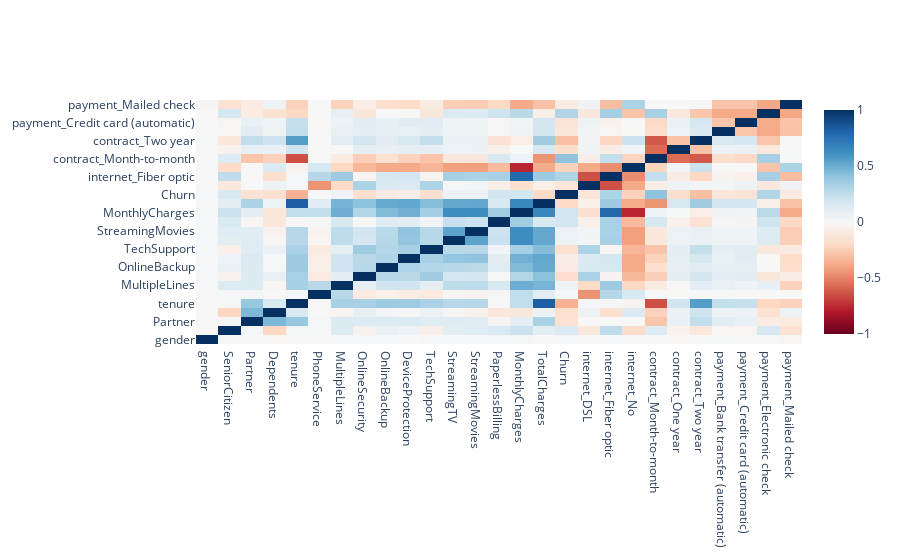

Here is the notebook cell this chart was saved with:
### Code cell
#Create correlation matrix
import plotly.io as pio
import plotly.express as px
import plotly.graph_objects as go

corrMatrix = dfNums.corr()

traceCorr = go.Heatmap(
    z=corrMatrix.values,
    x=corrMatrix.index.values,
    y=corrMatrix.columns.values,
    colorscale='RdBu',
    zmax=1,
    zmin=-1
)
figCorr = go.Figure()
figCorr.add_trace(traceCorr)
figCorr.layout.height = 1000
figCorr.show()

### Figure 1 — Plotly figure (JSON) as saved in the notebook; plotly's stock layout.template omitted (floating-point values rounded to 4 significant figures; data arrays with more than 128 entries replaced by an {"elided": "..."} marker saying what was removed)
{"data": [{"colorscale": [[0, "rgb(103,0,31)"], [0.1, "rgb(178,24,43)"], [0.2, "rgb(214,96,77)"], [0.3, "rgb(244,165,130)"], [0.4, "rgb(253,219,199)"], [0.5, "rgb(247,247,247)"], [0.6, "rgb(209,229,240)"], [0.7, "rgb(146,197,222)"], [0.8, "rgb(67,147,195)"], [0.9, "rgb(33,102,172)"], [1, "rgb(5,48,97)"]], "type": "heatmap", "x": ["gender", "SeniorCitizen", "Partner", "Dependents", "tenure", "PhoneService", "MultipleLines", "OnlineSecurity", "OnlineBackup", "DeviceProtection", "TechSupport", "StreamingTV", "StreamingMovies", "PaperlessBilling", "MonthlyCharges", "TotalCharges", "Churn", "internet_DSL", "internet_Fiber optic", "internet_No", "contract_Month-to-month", "contract_One year", "contract_Two year", "payment_Bank transfer (automatic)", "payment_Credit card (automatic)", "payment_Electronic check", "payment_Mailed check"], "y": ["gender", "SeniorCitizen", "Partner", "Dependents", "tenure", "PhoneService", "MultipleLines", "OnlineSecurity", "OnlineBackup", "DeviceProtection", "TechSupport", "StreamingTV", "StreamingMovies", "PaperlessBilling", "MonthlyCharges", "TotalCharges", "Churn", "internet_DSL", "internet_Fiber optic", "internet_No", "contract_Month-to-month", "contract_One year", "contract_Two year", "payment_Bank transfer (automatic)", "payment_Credit card (automatic)", "payment_Electronic check", "payment_Mailed check"], "z": {"elided": "27x27 float values"}, "zmax": 1, "zmin": -1}], "layout": {"autosize": true, "xaxis": {"autorange": true, "range": [-0.5, 26.5], "type": "category"}, "yaxis": {"autorange": true, "range": [-0.5, 26.5], "type": "category"}}}
